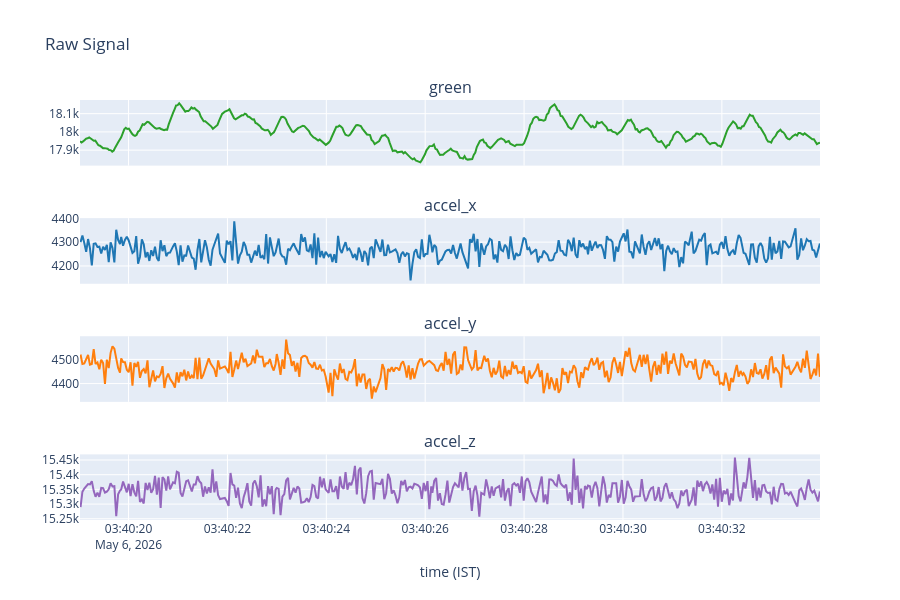

Notebook code cell kept with this figure:
### Code cell
csv_path = 'sleep/data/kushagra@temple.com_2026-05-06T00:29:05_2026-05-06T08:09:30'
data = pd.read_csv(csv_path)
data['timestamp_ist'] = pd.to_datetime(data['timestamp'], unit='ms', utc=True).dt.tz_convert('Asia/Kolkata')
start = pd.Timestamp('2026-05-06 03:40:19', tz='Asia/Kolkata')
end = pd.Timestamp('2026-05-06 03:40:34', tz='Asia/Kolkata')
data = data[(data['timestamp_ist'] >= start) & (data['timestamp_ist'] < end)].reset_index(drop=True)

ppg_data = data.loc[data['green'].notna(), ['timestamp', 'green', 'red', 'ir']]
accel_data = data.loc[(data['accel_x'].notna() & data['accel_y'].notna() & data['accel_z'].notna()), ['timestamp', 'accel_x', 'accel_y', 'accel_z']]
tp = pd.to_datetime(ppg_data['timestamp'], unit='ms', utc=True).dt.tz_convert('Asia/Kolkata')
ta = pd.to_datetime(accel_data['timestamp'], unit='ms', utc=True).dt.tz_convert('Asia/Kolkata')

ppg_channels = ['green'] # 'red', 'ir'
accel_channels = ['accel_x', 'accel_y', 'accel_z']
raw_channels = ppg_channels + accel_channels
fig = make_subplots(rows=len(raw_channels), cols=1, shared_xaxes=True,
                    subplot_titles=raw_channels)
for i, name in enumerate(raw_channels, start=1):
    t = tp if name in ppg_channels else ta
    df = ppg_data if name in ppg_channels else accel_data
    fig.add_trace(go.Scatter(x=t, y=df[name], name=name,
                             line=dict(color=COLORS[name])),
                  row=i, col=1)
fig.update_xaxes(title_text='time (IST)', row=len(raw_channels), col=1)
fig.update_layout(height=600, showlegend=False,
                  title_text=f'Raw Signal')
fig.show()

### Figure 1 — Plotly figure (JSON) as saved in the notebook; plotly's stock layout.template omitted (floating-point values rounded to 4 significant figures; data arrays with more than 128 entries replaced by an {"elided": "..."} marker saying what was removed)
{"data": [{"line": {"color": "#2ca02c"}, "name": "green", "type": "scatter", "x": {"elided": "479 str values"}, "xaxis": "x", "y": {"elided": "479 float values"}, "yaxis": "y"}, {"line": {"color": "#1f77b4"}, "name": "accel_x", "type": "scatter", "x": {"elided": "386 str values"}, "xaxis": "x2", "y": {"elided": "386 float values"}, "yaxis": "y2"}, {"line": {"color": "#ff7f0e"}, "name": "accel_y", "type": "scatter", "x": {"elided": "386 str values"}, "xaxis": "x3", "y": {"elided": "386 float values"}, "yaxis": "y3"}, {"line": {"color": "#9467bd"}, "name": "accel_z", "type": "scatter", "x": {"elided": "386 str values"}, "xaxis": "x4", "y": {"elided": "386 float values"}, "yaxis": "y4"}], "layout": {"annotations": [{"font": {"size": 16}, "showarrow": false, "text": "green", "x": 0.5, "xanchor": "center", "xref": "paper", "y": 1, "yanchor": "bottom", "yref": "paper"}, {"font": {"size": 16}, "showarrow": false, "text": "accel_x", "x": 0.5, "xanchor": "center", "xref": "paper", "y": 0.7188, "yanchor": "bottom", "yref": "paper"}, {"font": {"size": 16}, "showarrow": false, "text": "accel_y", "x": 0.5, "xanchor": "center", "xref": "paper", "y": 0.4375, "yanchor": "bottom", "yref": "paper"}, {"font": {"size": 16}, "showarrow": false, "text": "accel_z", "x": 0.5, "xanchor": "center", "xref": "paper", "y": 0.1562, "yanchor": "bottom", "yref": "paper"}], "height": 600, "showlegend": false, "title": {"text": "Raw Signal"}, "xaxis": {"anchor": "y", "domain": [0, 1], "matches": "x4", "showticklabels": false}, "xaxis2": {"anchor": "y2", "domain": [0, 1], "matches": "x4", "showticklabels": false}, "xaxis3": {"anchor": "y3", "domain": [0, 1], "matches": "x4", "showticklabels": false}, "xaxis4": {"anchor": "y4", "domain": [0, 1], "title": {"text": "time (IST)"}}, "yaxis": {"anchor": "x", "domain": [0.8438, 1]}, "yaxis2": {"anchor": "x2", "domain": [0.5625, 0.7188]}, "yaxis3": {"anchor": "x3", "domain": [0.2812, 0.4375]}, "yaxis4": {"anchor": "x4", "domain": [0, 0.1562]}}}
